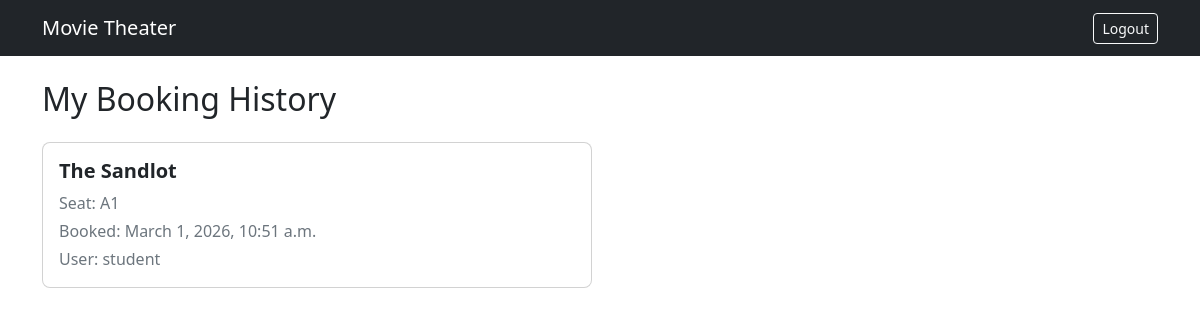
/history/ (signed in), run on an earlier commit of the app's database.
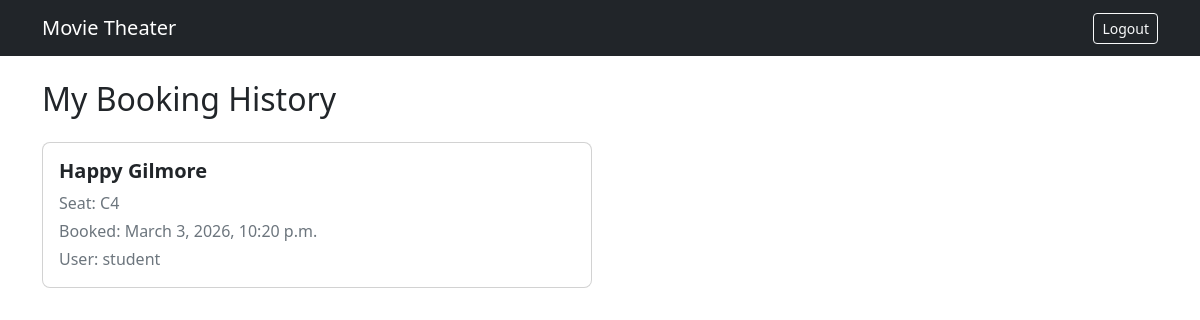
And on a later commit of the database.
### bookings/models.py (models this page shows, shortened)
class Booking(models.Model):
    movie = models.ForeignKey(Movie, on_delete=models.CASCADE)
    seat = models.ForeignKey(Seat, on_delete=models.CASCADE)
    user = models.ForeignKey('auth.User', on_delete=models.CASCADE)
    booking_date = models.DateTimeField(auto_now_add=True)

class Movie(models.Model):
    title = models.CharField(max_length = 200)
    description = models.TextField()
    release_date = models.DateField()
    duration = models.IntegerField(validators=[MinValueValidator(1)])

class Seat(models.Model):
    movie = models.ForeignKey(Movie, on_delete=models.CASCADE, null=True)
    seat_number =  models.CharField(max_length = 10)
    booking_status = models.BooleanField(default=False)

### bookings/views.py (the view)
# urls.py: path("history/", views.booking_history, name="booking_history"),
def booking_history(request):
    if request.user.is_authenticated:
        bookings = Booking.objects.filter(user=request.user)
    else:
        bookings = Booking.objects.none()
    return render(request, 'bookings/booking_history.html', {'bookings': bookings})

### bookings/templates/bookings/booking_history.html (shortened to what this page needs)
{% extends 'bookings/base.html' %}
{% block content %}
<h2 class="mb-4">My Booking History</h2>
{% if bookings %}
<div class="row g-3">
    {% for booking in bookings %}
    <div class="col-md-6">
        <div class="card rounded-3 p-3">
            <h5 class="fw-bold">{{ booking.movie.title }}</h5>
            <p class="text-secondary mb-1"> Seat: {{ booking.seat.seat_number }}</p>
            <p class="text-secondary mb-1"> Booked: {{ booking.booking_date }}</p>
            <p class="text-secondary mb-0"> User: {{ booking.user }}</p>
        </div>
    </div>
    {% endfor %}
</div>
{% else %}
<p class="text-secondary">You have no bookings yet.</p>
<a href="{% url 'movie_list' %}" class="btn btn-dark-green mt-2">Browse Movies</a>
{% endif %}
{% endblock %}

What changed in the data, as far as the page shows it:
removed Booking: movie "The Sandlot", seat.seat_number "A1", booking_date "March 1, 2026, 10:51 a.m.", user "student"
added Booking: movie "Happy Gilmore", seat.seat_number "C4", booking_date "March 3, 2026, 10:20 p.m.", user "student"
